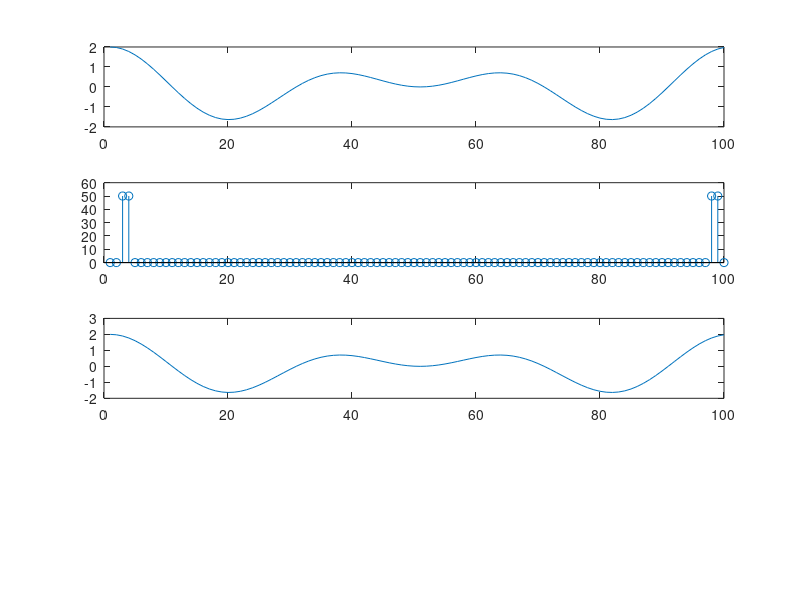

Write MATLAB code to recreate this figure.
% Fourier Transform & Filtering the frequency domain
n=0:99;
N=100;
x=cos(4*pi*n/N)+cos(6*pi*n/N);
%plot(x);

X=zeros([1,N]);
for k=0:99
    s=0;
    for n=0:99
        s=s+(x(n+1)*exp((-1j*2*pi*k*n)/N));
    end
    X(k+1)=s;
end
subplot(4,1,1);
plot(x);
subplot(4,1,2);
stem(abs(X));

IX=zeros([1,N]);
for n=0:99
    s=0;
    for k=0:99
        s=s+(X(k+1)*exp((1j*2*pi*k*n)/N));
    end
    IX(n+1)=s;
end
IX=real(IX/N);
subplot(4,1,3);
plot(IX);
